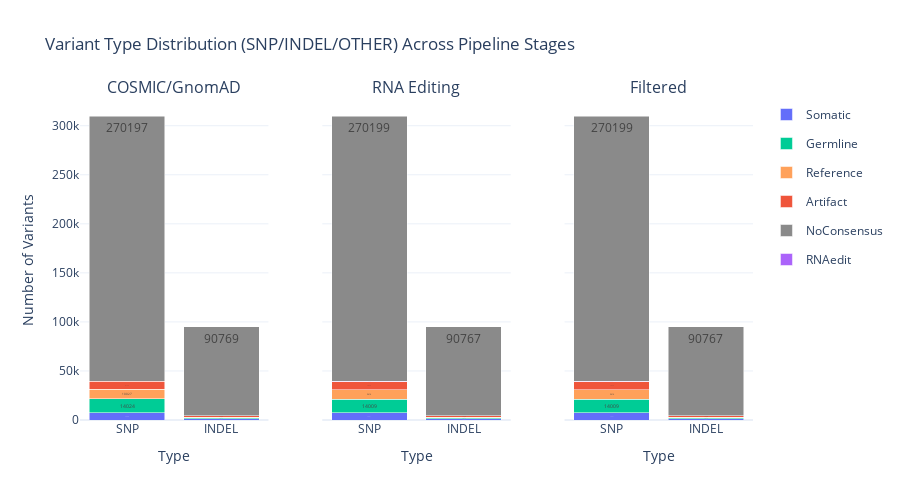
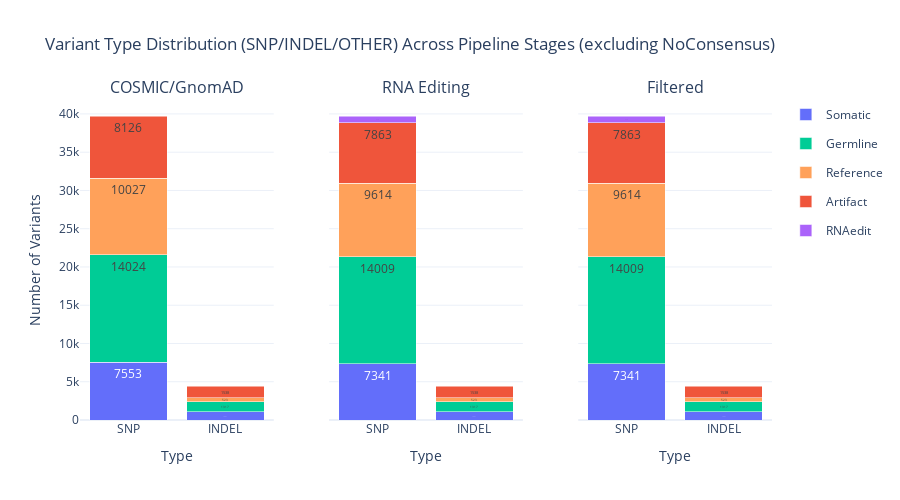

The code cell stored with these charts, in order, in its notebook:
### Code cell
# Plot 2: Variant Type Distribution
print("Variant Type Distribution:")
figs = standard_visualizer.plot_variant_type_distribution()
if figs:
    for fig in figs:
        if fig:
            fig.show()

### Figure 1 — Plotly figure (JSON) as saved in the notebook; plotly's stock layout.template omitted (floating-point values rounded to 4 significant figures)
{"data": [{"hovertemplate": "<b>SNP</b><br>Somatic: %{y}<extra></extra>", "legendgroup": "Somatic", "marker": {"color": "#636EFA"}, "name": "Somatic", "showlegend": true, "text": ["7553"], "textposition": "inside", "type": "bar", "x": ["SNP"], "xaxis": "x", "y": [7553], "yaxis": "y"}, {"hovertemplate": "<b>SNP</b><br>Germline: %{y}<extra></extra>", "legendgroup": "Germline", "marker": {"color": "#00CC96"}, "name": "Germline", "showlegend": true, "text": ["14024"], "textposition": "inside", "type": "bar", "x": ["SNP"], "xaxis": "x", "y": [14024], "yaxis": "y"}, {"hovertemplate": "<b>SNP</b><br>Reference: %{y}<extra></extra>", "legendgroup": "Reference", "marker": {"color": "#FFA15A"}, "name": "Reference", "showlegend": true, "text": ["10027"], "textposition": "inside", "type": "bar", "x": ["SNP"], "xaxis": "x", "y": [10027], "yaxis": "y"}, {"hovertemplate": "<b>SNP</b><br>Artifact: %{y}<extra></extra>", "legendgroup": "Artifact", "marker": {"color": "#EF553B"}, "name": "Artifact", "showlegend": true, "text": ["8126"], "textposition": "inside", "type": "bar", "x": ["SNP"], "xaxis": "x", "y": [8126], "yaxis": "y"}, {"hovertemplate": "<b>SNP</b><br>NoConsensus: %{y}<extra></extra>", "legendgroup": "NoConsensus", "marker": {"color": "#8A8A8A"}, "name": "NoConsensus", "showlegend": true, "text": ["270197"], "textposition": "inside", "type": "bar", "x": ["SNP"], "xaxis": "x", "y": [270197], "yaxis": "y"}, {"hovertemplate": "<b>INDEL</b><br>Somatic: %{y}<extra></extra>", "legendgroup": "Somatic", "marker": {"color": "#636EFA"}, "name": "Somatic", "showlegend": false, "text": ["1051"], "textposition": "inside", "type": "bar", "x": ["INDEL"], "xaxis": "x", "y": [1051], "yaxis": "y"}, {"hovertemplate": "<b>INDEL</b><br>Germline: %{y}<extra></extra>", "legendgroup": "Germline", "marker": {"color": "#00CC96"}, "name": "Germline", "showlegend": false, "text": ["1317"], "textposition": "inside", "type": "bar", "x": ["INDEL"], "xaxis": "x", "y": [1317], "yaxis": "y"}, {"hovertemplate": "<b>INDEL</b><br>Reference: %{y}<extra></extra>", "legendgroup": "Reference", "marker": {"color": "#FFA15A"}, "name": "Reference", "showlegend": false, "text": ["523"], "textposition": "inside", "type": "bar", "x": ["INDEL"], "xaxis": "x", "y": [523], "yaxis": "y"}, {"hovertemplate": "<b>INDEL</b><br>Artifact: %{y}<extra></extra>", "legendgroup": "Artifact", "marker": {"color": "#EF553B"}, "name": "Artifact", "showlegend": false, "text": ["1538"], "textposition": "inside", "type": "bar", "x": ["INDEL"], "xaxis": "x", "y": [1538], "yaxis": "y"}, {"hovertemplate": "<b>INDEL</b><br>NoConsensus: %{y}<extra></extra>", "legendgroup": "NoConsensus", "marker": {"color": "#8A8A8A"}, "name": "NoConsensus", "showlegend": false, "text": ["90769"], "textposition": "inside", "type": "bar", "x": ["INDEL"], "xaxis": "x", "y": [90769], "yaxis": "y"}, {"hovertemplate": "<b>SNP</b><br>Somatic: %{y}<extra></extra>", "legendgroup": "Somatic", "marker": {"color": "#636EFA"}, "name": "Somatic", "showlegend": false, "text": ["7341"], "textposition": "inside", "type": "bar", "x": ["SNP"], "xaxis": "x2", "y": [7341], "yaxis": "y2"}, {"hovertemplate": "<b>SNP</b><br>Germline: %{y}<extra></extra>", "legendgroup": "Germline", "marker": {"color": "#00CC96"}, "name": "Germline", "showlegend": false, "text": ["14009"], "textposition": "inside", "type": "bar", "x": ["SNP"], "xaxis": "x2", "y": [14009], "yaxis": "y2"}, {"hovertemplate": "<b>SNP</b><br>Reference: %{y}<extra></extra>", "legendgroup": "Reference", "marker": {"color": "#FFA15A"}, "name": "Reference", "showlegend": false, "text": ["9614"], "textposition": "inside", "type": "bar", "x": ["SNP"], "xaxis": "x2", "y": [9614], "yaxis": "y2"}, {"hovertemplate": "<b>SNP</b><br>Artifact: %{y}<extra></extra>", "legendgroup": "Artifact", "marker": {"color": "#EF553B"}, "name": "Artifact", "showlegend": false, "text": ["7863"], "textposition": "inside", "type": "bar", "x": ["SNP"], "xaxis": "x2", "y": [7863], "yaxis": "y2"}, {"hovertemplate": "<b>SNP</b><br>RNAedit: %{y}<extra></extra>", "legendgroup": "RNAedit", "marker": {"color": "#AB63FA"}, "name": "RNAedit", "showlegend": true, "text": ["903"], "textposition": "inside", "type": "bar", "x": ["SNP"], "xaxis": "x2", "y": [903], "yaxis": "y2"}, {"hovertemplate": "<b>SNP</b><br>NoConsensus: %{y}<extra></extra>", "legendgroup": "NoConsensus", "marker": {"color": "#8A8A8A"}, "name": "NoConsensus", "showlegend": false, "text": ["270199"], "textposition": "inside", "type": "bar", "x": ["SNP"], "xaxis": "x2", "y": [270199], "yaxis": "y2"}, {"hovertemplate": "<b>INDEL</b><br>Somatic: %{y}<extra></extra>", "legendgroup": "Somatic", "marker": {"color": "#636EFA"}, "name": "Somatic", "showlegend": false, "text": ["1051"], "textposition": "inside", "type": "bar", "x": ["INDEL"], "xaxis": "x2", "y": [1051], "yaxis": "y2"}, {"hovertemplate": "<b>INDEL</b><br>Germline: %{y}<extra></extra>", "legendgroup": "Germline", "marker": {"color": "#00CC96"}, "name": "Germline", "showlegend": false, "text": ["1317"], "textposition": "inside", "type": "bar", "x": ["INDEL"], "xaxis": "x2", "y": [1317], "yaxis": "y2"}, {"hovertemplate": "<b>INDEL</b><br>Reference: %{y}<extra></extra>", "legendgroup": "Reference", "marker": {"color": "#FFA15A"}, "name": "Reference", "showlegend": false, "text": ["523"], "textposition": "inside", "type": "bar", "x": ["INDEL"], "xaxis": "x2", "y": [523], "yaxis": "y2"}, {"hovertemplate": "<b>INDEL</b><br>Artifact: %{y}<extra></extra>", "legendgroup": "Artifact", "marker": {"color": "#EF553B"}, "name": "Artifact", "showlegend": false, "text": ["1538"], "textposition": "inside", "type": "bar", "x": ["INDEL"], "xaxis": "x2", "y": [1538], "yaxis": "y2"}, {"hovertemplate": "<b>INDEL</b><br>NoConsensus: %{y}<extra></extra>", "legendgroup": "NoConsensus", "marker": {"color": "#8A8A8A"}, "name": "NoConsensus", "showlegend": false, "text": ["90767"], "textposition": "inside", "type": "bar", "x": ["INDEL"], "xaxis": "x2", "y": [90767], "yaxis": "y2"}, {"hovertemplate": "<b>SNP</b><br>Somatic: %{y}<extra></extra>", "legendgroup": "Somatic", "marker": {"color": "#636EFA"}, "name": "Somatic", "showlegend": false, "text": ["7341"], "textposition": "inside", "type": "bar", "x": ["SNP"], "xaxis": "x3", "y": [7341], "yaxis": "y3"}, {"hovertemplate": "<b>SNP</b><br>Germline: %{y}<extra></extra>", "legendgroup": "Germline", "marker": {"color": "#00CC96"}, "name": "Germline", "showlegend": false, "text": ["14009"], "textposition": "inside", "type": "bar", "x": ["SNP"], "xaxis": "x3", "y": [14009], "yaxis": "y3"}, {"hovertemplate": "<b>SNP</b><br>Reference: %{y}<extra></extra>", "legendgroup": "Reference", "marker": {"color": "#FFA15A"}, "name": "Reference", "showlegend": false, "text": ["9614"], "textposition": "inside", "type": "bar", "x": ["SNP"], "xaxis": "x3", "y": [9614], "yaxis": "y3"}, {"hovertemplate": "<b>SNP</b><br>Artifact: %{y}<extra></extra>", "legendgroup": "Artifact", "marker": {"color": "#EF553B"}, "name": "Artifact", "showlegend": false, "text": ["7863"], "textposition": "inside", "type": "bar", "x": ["SNP"], "xaxis": "x3", "y": [7863], "yaxis": "y3"}, {"hovertemplate": "<b>SNP</b><br>RNAedit: %{y}<extra></extra>", "legendgroup": "RNAedit", "marker": {"color": "#AB63FA"}, "name": "RNAedit", "showlegend": false, "text": ["903"], "textposition": "inside", "type": "bar", "x": ["SNP"], "xaxis": "x3", "y": [903], "yaxis": "y3"}, {"hovertemplate": "<b>SNP</b><br>NoConsensus: %{y}<extra></extra>", "legendgroup": "NoConsensus", "marker": {"color": "#8A8A8A"}, "name": "NoConsensus", "showlegend": false, "text": ["270199"], "textposition": "inside", "type": "bar", "x": ["SNP"], "xaxis": "x3", "y": [270199], "yaxis": "y3"}, {"hovertemplate": "<b>INDEL</b><br>Somatic: %{y}<extra></extra>", "legendgroup": "Somatic", "marker": {"color": "#636EFA"}, "name": "Somatic", "showlegend": false, "text": ["1051"], "textposition": "inside", "type": "bar", "x": ["INDEL"], "xaxis": "x3", "y": [1051], "yaxis": "y3"}, {"hovertemplate": "<b>INDEL</b><br>Germline: %{y}<extra></extra>", "legendgroup": "Germline", "marker": {"color": "#00CC96"}, "name": "Germline", "showlegend": false, "text": ["1317"], "textposition": "inside", "type": "bar", "x": ["INDEL"], "xaxis": "x3", "y": [1317], "yaxis": "y3"}, {"hovertemplate": "<b>INDEL</b><br>Reference: %{y}<extra></extra>", "legendgroup": "Reference", "marker": {"color": "#FFA15A"}, "name": "Reference", "showlegend": false, "text": ["523"], "textposition": "inside", "type": "bar", "x": ["INDEL"], "xaxis": "x3", "y": [523], "yaxis": "y3"}, {"hovertemplate": "<b>INDEL</b><br>Artifact: %{y}<extra></extra>", "legendgroup": "Artifact", "marker": {"color": "#EF553B"}, "name": "Artifact", "showlegend": false, "text": ["1538"], "textposition": "inside", "type": "bar", "x": ["INDEL"], "xaxis": "x3", "y": [1538], "yaxis": "y3"}, {"hovertemplate": "<b>INDEL</b><br>NoConsensus: %{y}<extra></extra>", "legendgroup": "NoConsensus", "marker": {"color": "#8A8A8A"}, "name": "NoConsensus", "showlegend": false, "text": ["90767"], "textposition": "inside", "type": "bar", "x": ["INDEL"], "xaxis": "x3", "y": [90767], "yaxis": "y3"}], "layout": {"annotations": [{"font": {"size": 16}, "showarrow": false, "text": "COSMIC/GnomAD", "x": 0.14, "xanchor": "center", "xref": "paper", "y": 1, "yanchor": "bottom", "yref": "paper"}, {"font": {"size": 16}, "showarrow": false, "text": "RNA Editing", "x": 0.5, "xanchor": "center", "xref": "paper", "y": 1, "yanchor": "bottom", "yref": "paper"}, {"font": {"size": 16}, "showarrow": false, "text": "Filtered", "x": 0.86, "xanchor": "center", "xref": "paper", "y": 1, "yanchor": "bottom", "yref": "paper"}], "barmode": "stack", "height": 500, "showlegend": true, "title": {"text": "Variant Type Distribution (SNP/INDEL/OTHER) Across Pipeline Stages"}, "xaxis": {"anchor": "y", "domain": [0, 0.28], "title": {"text": "Type"}}, "xaxis2": {"anchor": "y2", "domain": [0.36, 0.64], "title": {"text": "Type"}}, "xaxis3": {"anchor": "y3", "domain": [0.72, 1], "title": {"text": "Type"}}, "yaxis": {"anchor": "x", "domain": [0, 1], "title": {"text": "Number of Variants"}}, "yaxis2": {"anchor": "x2", "domain": [0, 1], "matches": "y", "showticklabels": false}, "yaxis3": {"anchor": "x3", "domain": [0, 1], "matches": "y", "showticklabels": false}}}

### Figure 2 — Plotly figure (JSON) as saved in the notebook; plotly's stock layout.template omitted (floating-point values rounded to 4 significant figures)
{"data": [{"hovertemplate": "<b>SNP</b><br>Somatic: %{y}<extra></extra>", "legendgroup": "Somatic", "marker": {"color": "#636EFA"}, "name": "Somatic", "showlegend": true, "text": ["7553"], "textposition": "inside", "type": "bar", "x": ["SNP"], "xaxis": "x", "y": [7553], "yaxis": "y"}, {"hovertemplate": "<b>SNP</b><br>Germline: %{y}<extra></extra>", "legendgroup": "Germline", "marker": {"color": "#00CC96"}, "name": "Germline", "showlegend": true, "text": ["14024"], "textposition": "inside", "type": "bar", "x": ["SNP"], "xaxis": "x", "y": [14024], "yaxis": "y"}, {"hovertemplate": "<b>SNP</b><br>Reference: %{y}<extra></extra>", "legendgroup": "Reference", "marker": {"color": "#FFA15A"}, "name": "Reference", "showlegend": true, "text": ["10027"], "textposition": "inside", "type": "bar", "x": ["SNP"], "xaxis": "x", "y": [10027], "yaxis": "y"}, {"hovertemplate": "<b>SNP</b><br>Artifact: %{y}<extra></extra>", "legendgroup": "Artifact", "marker": {"color": "#EF553B"}, "name": "Artifact", "showlegend": true, "text": ["8126"], "textposition": "inside", "type": "bar", "x": ["SNP"], "xaxis": "x", "y": [8126], "yaxis": "y"}, {"hovertemplate": "<b>INDEL</b><br>Somatic: %{y}<extra></extra>", "legendgroup": "Somatic", "marker": {"color": "#636EFA"}, "name": "Somatic", "showlegend": false, "text": ["1051"], "textposition": "inside", "type": "bar", "x": ["INDEL"], "xaxis": "x", "y": [1051], "yaxis": "y"}, {"hovertemplate": "<b>INDEL</b><br>Germline: %{y}<extra></extra>", "legendgroup": "Germline", "marker": {"color": "#00CC96"}, "name": "Germline", "showlegend": false, "text": ["1317"], "textposition": "inside", "type": "bar", "x": ["INDEL"], "xaxis": "x", "y": [1317], "yaxis": "y"}, {"hovertemplate": "<b>INDEL</b><br>Reference: %{y}<extra></extra>", "legendgroup": "Reference", "marker": {"color": "#FFA15A"}, "name": "Reference", "showlegend": false, "text": ["523"], "textposition": "inside", "type": "bar", "x": ["INDEL"], "xaxis": "x", "y": [523], "yaxis": "y"}, {"hovertemplate": "<b>INDEL</b><br>Artifact: %{y}<extra></extra>", "legendgroup": "Artifact", "marker": {"color": "#EF553B"}, "name": "Artifact", "showlegend": false, "text": ["1538"], "textposition": "inside", "type": "bar", "x": ["INDEL"], "xaxis": "x", "y": [1538], "yaxis": "y"}, {"hovertemplate": "<b>SNP</b><br>Somatic: %{y}<extra></extra>", "legendgroup": "Somatic", "marker": {"color": "#636EFA"}, "name": "Somatic", "showlegend": false, "text": ["7341"], "textposition": "inside", "type": "bar", "x": ["SNP"], "xaxis": "x2", "y": [7341], "yaxis": "y2"}, {"hovertemplate": "<b>SNP</b><br>Germline: %{y}<extra></extra>", "legendgroup": "Germline", "marker": {"color": "#00CC96"}, "name": "Germline", "showlegend": false, "text": ["14009"], "textposition": "inside", "type": "bar", "x": ["SNP"], "xaxis": "x2", "y": [14009], "yaxis": "y2"}, {"hovertemplate": "<b>SNP</b><br>Reference: %{y}<extra></extra>", "legendgroup": "Reference", "marker": {"color": "#FFA15A"}, "name": "Reference", "showlegend": false, "text": ["9614"], "textposition": "inside", "type": "bar", "x": ["SNP"], "xaxis": "x2", "y": [9614], "yaxis": "y2"}, {"hovertemplate": "<b>SNP</b><br>Artifact: %{y}<extra></extra>", "legendgroup": "Artifact", "marker": {"color": "#EF553B"}, "name": "Artifact", "showlegend": false, "text": ["7863"], "textposition": "inside", "type": "bar", "x": ["SNP"], "xaxis": "x2", "y": [7863], "yaxis": "y2"}, {"hovertemplate": "<b>SNP</b><br>RNAedit: %{y}<extra></extra>", "legendgroup": "RNAedit", "marker": {"color": "#AB63FA"}, "name": "RNAedit", "showlegend": true, "text": ["903"], "textposition": "inside", "type": "bar", "x": ["SNP"], "xaxis": "x2", "y": [903], "yaxis": "y2"}, {"hovertemplate": "<b>INDEL</b><br>Somatic: %{y}<extra></extra>", "legendgroup": "Somatic", "marker": {"color": "#636EFA"}, "name": "Somatic", "showlegend": false, "text": ["1051"], "textposition": "inside", "type": "bar", "x": ["INDEL"], "xaxis": "x2", "y": [1051], "yaxis": "y2"}, {"hovertemplate": "<b>INDEL</b><br>Germline: %{y}<extra></extra>", "legendgroup": "Germline", "marker": {"color": "#00CC96"}, "name": "Germline", "showlegend": false, "text": ["1317"], "textposition": "inside", "type": "bar", "x": ["INDEL"], "xaxis": "x2", "y": [1317], "yaxis": "y2"}, {"hovertemplate": "<b>INDEL</b><br>Reference: %{y}<extra></extra>", "legendgroup": "Reference", "marker": {"color": "#FFA15A"}, "name": "Reference", "showlegend": false, "text": ["523"], "textposition": "inside", "type": "bar", "x": ["INDEL"], "xaxis": "x2", "y": [523], "yaxis": "y2"}, {"hovertemplate": "<b>INDEL</b><br>Artifact: %{y}<extra></extra>", "legendgroup": "Artifact", "marker": {"color": "#EF553B"}, "name": "Artifact", "showlegend": false, "text": ["1538"], "textposition": "inside", "type": "bar", "x": ["INDEL"], "xaxis": "x2", "y": [1538], "yaxis": "y2"}, {"hovertemplate": "<b>SNP</b><br>Somatic: %{y}<extra></extra>", "legendgroup": "Somatic", "marker": {"color": "#636EFA"}, "name": "Somatic", "showlegend": false, "text": ["7341"], "textposition": "inside", "type": "bar", "x": ["SNP"], "xaxis": "x3", "y": [7341], "yaxis": "y3"}, {"hovertemplate": "<b>SNP</b><br>Germline: %{y}<extra></extra>", "legendgroup": "Germline", "marker": {"color": "#00CC96"}, "name": "Germline", "showlegend": false, "text": ["14009"], "textposition": "inside", "type": "bar", "x": ["SNP"], "xaxis": "x3", "y": [14009], "yaxis": "y3"}, {"hovertemplate": "<b>SNP</b><br>Reference: %{y}<extra></extra>", "legendgroup": "Reference", "marker": {"color": "#FFA15A"}, "name": "Reference", "showlegend": false, "text": ["9614"], "textposition": "inside", "type": "bar", "x": ["SNP"], "xaxis": "x3", "y": [9614], "yaxis": "y3"}, {"hovertemplate": "<b>SNP</b><br>Artifact: %{y}<extra></extra>", "legendgroup": "Artifact", "marker": {"color": "#EF553B"}, "name": "Artifact", "showlegend": false, "text": ["7863"], "textposition": "inside", "type": "bar", "x": ["SNP"], "xaxis": "x3", "y": [7863], "yaxis": "y3"}, {"hovertemplate": "<b>SNP</b><br>RNAedit: %{y}<extra></extra>", "legendgroup": "RNAedit", "marker": {"color": "#AB63FA"}, "name": "RNAedit", "showlegend": false, "text": ["903"], "textposition": "inside", "type": "bar", "x": ["SNP"], "xaxis": "x3", "y": [903], "yaxis": "y3"}, {"hovertemplate": "<b>INDEL</b><br>Somatic: %{y}<extra></extra>", "legendgroup": "Somatic", "marker": {"color": "#636EFA"}, "name": "Somatic", "showlegend": false, "text": ["1051"], "textposition": "inside", "type": "bar", "x": ["INDEL"], "xaxis": "x3", "y": [1051], "yaxis": "y3"}, {"hovertemplate": "<b>INDEL</b><br>Germline: %{y}<extra></extra>", "legendgroup": "Germline", "marker": {"color": "#00CC96"}, "name": "Germline", "showlegend": false, "text": ["1317"], "textposition": "inside", "type": "bar", "x": ["INDEL"], "xaxis": "x3", "y": [1317], "yaxis": "y3"}, {"hovertemplate": "<b>INDEL</b><br>Reference: %{y}<extra></extra>", "legendgroup": "Reference", "marker": {"color": "#FFA15A"}, "name": "Reference", "showlegend": false, "text": ["523"], "textposition": "inside", "type": "bar", "x": ["INDEL"], "xaxis": "x3", "y": [523], "yaxis": "y3"}, {"hovertemplate": "<b>INDEL</b><br>Artifact: %{y}<extra></extra>", "legendgroup": "Artifact", "marker": {"color": "#EF553B"}, "name": "Artifact", "showlegend": false, "text": ["1538"], "textposition": "inside", "type": "bar", "x": ["INDEL"], "xaxis": "x3", "y": [1538], "yaxis": "y3"}], "layout": {"annotations": [{"font": {"size": 16}, "showarrow": false, "text": "COSMIC/GnomAD", "x": 0.14, "xanchor": "center", "xref": "paper", "y": 1, "yanchor": "bottom", "yref": "paper"}, {"font": {"size": 16}, "showarrow": false, "text": "RNA Editing", "x": 0.5, "xanchor": "center", "xref": "paper", "y": 1, "yanchor": "bottom", "yref": "paper"}, {"font": {"size": 16}, "showarrow": false, "text": "Filtered", "x": 0.86, "xanchor": "center", "xref": "paper", "y": 1, "yanchor": "bottom", "yref": "paper"}], "barmode": "stack", "height": 500, "showlegend": true, "title": {"text": "Variant Type Distribution (SNP/INDEL/OTHER) Across Pipeline Stages (excluding NoConsensus)"}, "xaxis": {"anchor": "y", "domain": [0, 0.28], "title": {"text": "Type"}}, "xaxis2": {"anchor": "y2", "domain": [0.36, 0.64], "title": {"text": "Type"}}, "xaxis3": {"anchor": "y3", "domain": [0.72, 1], "title": {"text": "Type"}}, "yaxis": {"anchor": "x", "domain": [0, 1], "title": {"text": "Number of Variants"}}, "yaxis2": {"anchor": "x2", "domain": [0, 1], "matches": "y", "showticklabels": false}, "yaxis3": {"anchor": "x3", "domain": [0, 1], "matches": "y", "showticklabels": false}}}
